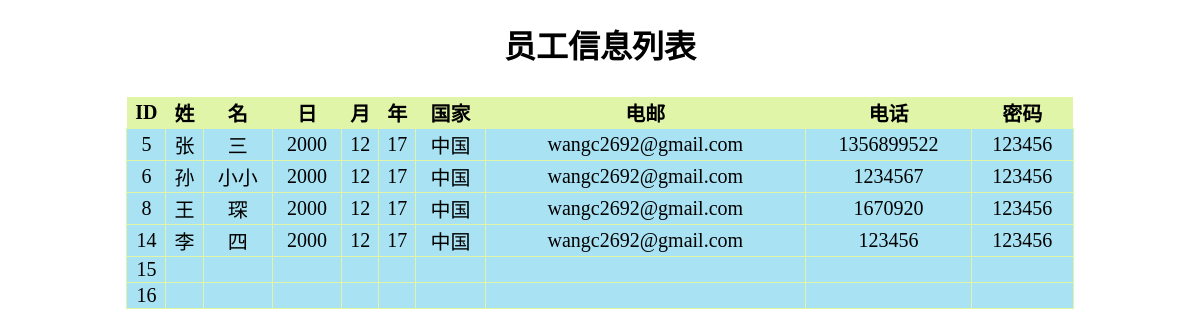
/Shangri-La/operation/search.php, run on the app's committed database.
### tables this page shows
CREATE TABLE `registered` (
  `Id` int(11) NOT NULL AUTO_INCREMENT,
  `lastname` varchar(255) DEFAULT NULL,
  `firstname` varchar(255) DEFAULT NULL,
  `DD` varchar(255) DEFAULT NULL,
  `MM` varchar(255) DEFAULT NULL,
  `YY` varchar(255) DEFAULT NULL,
  `nation` varchar(255) DEFAULT NULL,
  `email` varchar(255) DEFAULT NULL,
  `phone` varchar(255) DEFAULT NULL,
  `password` varchar(255) DEFAULT NULL,
  PRIMARY KEY (`Id`),
  KEY `Id` (`Id`)
);

### Shangri-La/operation/search.php (the view, shortened to what this page needs)
<?php
        $link=mysqli_connect("localhost","root","root");
        mysqli_select_db($link,"demo");
        mysqli_query($link,"set names 'utf8'");
        $str = "select * from registered where lastname like '%".$txt."%'";
        $result=mysqli_query($link,$str);
        $arr = array();
        while ($row = mysqlI_fetch_array($result))
        {
            $arr[] = $row;
        }
?>
<!DOCTYPE html>
<html>
<head>
</head>
<body>
    <div id=all>
        <h1 style=text-align:center>员工信息列表</h1>
      </div>
<table >
       <tr>
            <th>ID</th>
               <th>姓</th>
               <th>名</th>
               <th>日</th>
               <th>月</th>
               <th>年</th>
               <th>国家</th>
               <th>电邮</th>
               <th>电话</th>
               <th>密码</th>
       </tr>
       <?php
       foreach($arr as $key => $value)
       {
       ?>
         <tr>
            <td><?php echo $value[0];?></td>
            <td><?php echo $value[1];?></td>
            <td><?php echo $value[2];?></td>
            <td><?php echo $value[3];?></td>
            <td><?php echo $value[4];?></td>
            <td><?php echo $value[5];?></td>
             <td><?php echo $value[6];?></td>
              <td><?php echo $value[7];?></td>
               <td><?php echo $value[8];?></td>
                <td><?php echo $value[9];?></td>
       </tr>
       <?php }?>
</table>
</body>
</html>

### Shangri-La/operation/search.php (style rules this page uses)
table { ; width:80%; height:20%; text-align:center; margin:auto; margin-top: 30px; font-size: 20px; border-collapse: collapse; }
th { background-color:#E1F5A9; }
td { border: 1px solid #E1F5A9; background-color:#A9E2F3 }

### data on the page
registered: Id "5", lastname "张", firstname "三", DD "2000", MM "12", YY "17", nation "中国", email "wangc2692@gmail.com", phone "1356899522", password "123456"
registered: Id "6", lastname "孙", firstname "小小", DD "2000", MM "12", YY "17", nation "中国", email "wangc2692@gmail.com", phone "1234567", password "123456"
registered: Id "8", lastname "王", firstname "琛", DD "2000", MM "12", YY "17", nation "中国", email "wangc2692@gmail.com", phone "1670920", password "123456"
registered: Id "14", lastname "李", firstname "四", DD "2000", MM "12", YY "17", nation "中国", email "wangc2692@gmail.com", phone "123456", password "123456"
registered: Id "15"
registered: Id "16"
